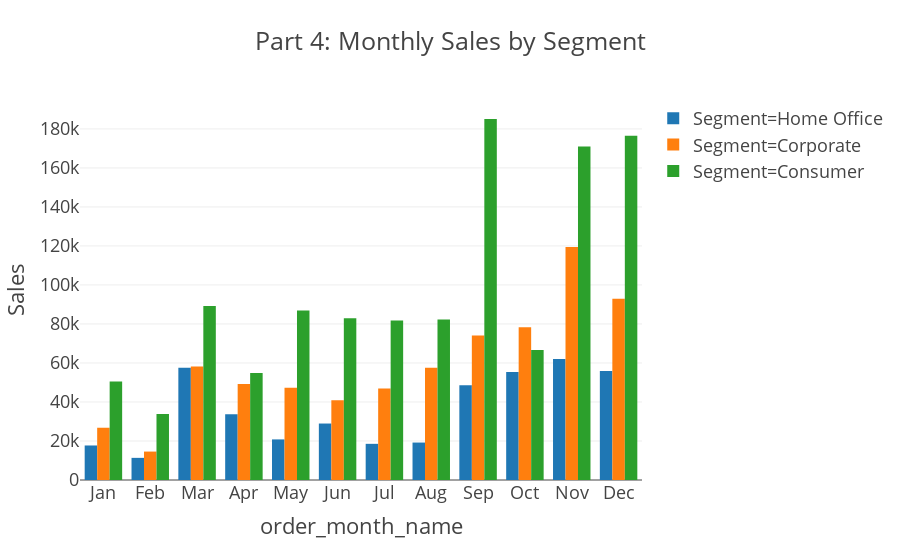

Notebook source saved alongside this figure:
### Code cell
# Plot
fig = px.bar(df_by_month_sum,
            x='order_month_name',
            y='Sales',
            color='Segment',
            template='presentation',
             barmode='group',
            title='Part 4: Monthly Sales by Segment')

fig.show()

### Figure 1 — Plotly figure (JSON) as saved in the notebook; plotly's stock layout.template omitted (floating-point values rounded to 4 significant figures)
{"data": [{"alignmentgroup": "True", "hoverlabel": {"namelength": 0}, "hovertemplate": "Segment=Home Office<br>order_month_name=%{x}<br>Sales=%{y}", "legendgroup": "Segment=Home Office", "marker": {"color": "#1F77B4"}, "name": "Segment=Home Office", "offsetgroup": "Segment=Home Office", "orientation": "v", "showlegend": true, "textposition": "auto", "type": "bar", "x": ["Jan", "Feb", "Mar", "Apr", "May", "Jun", "Jul", "Aug", "Sep", "Oct", "Nov", "Dec"], "xaxis": "x", "y": [17698, 11350, 57592, 33687, 20809, 28950, 18544, 19200, 48582, 55322, 62072, 55868], "yaxis": "y"}, {"alignmentgroup": "True", "hoverlabel": {"namelength": 0}, "hovertemplate": "Segment=Corporate<br>order_month_name=%{x}<br>Sales=%{y}", "legendgroup": "Segment=Corporate", "marker": {"color": "#FF7F0E"}, "name": "Segment=Corporate", "offsetgroup": "Segment=Corporate", "orientation": "v", "showlegend": true, "textposition": "auto", "type": "bar", "x": ["Jan", "Feb", "Mar", "Apr", "May", "Jun", "Jul", "Aug", "Sep", "Oct", "Nov", "Dec"], "xaxis": "x", "y": [26793, 14575, 58244, 49233, 47292, 40865, 46923, 57529, 74023, 78296, 119441, 92969], "yaxis": "y"}, {"alignmentgroup": "True", "hoverlabel": {"namelength": 0}, "hovertemplate": "Segment=Consumer<br>order_month_name=%{x}<br>Sales=%{y}", "legendgroup": "Segment=Consumer", "marker": {"color": "#2CA02C"}, "name": "Segment=Consumer", "offsetgroup": "Segment=Consumer", "orientation": "v", "showlegend": true, "textposition": "auto", "type": "bar", "x": ["Jan", "Feb", "Mar", "Apr", "May", "Jun", "Jul", "Aug", "Sep", "Oct", "Nov", "Dec"], "xaxis": "x", "y": [50443, 33832, 89181, 54855, 86934, 82918, 81775, 82328, 185084, 66714, 170969, 176464], "yaxis": "y"}], "layout": {"barmode": "group", "legend": {"tracegroupgap": 0}, "title": {"text": "Part 4: Monthly Sales by Segment"}, "xaxis": {"anchor": "y", "domain": [0, 1], "title": {"text": "order_month_name"}}, "yaxis": {"anchor": "x", "domain": [0, 1], "title": {"text": "Sales"}}}}
